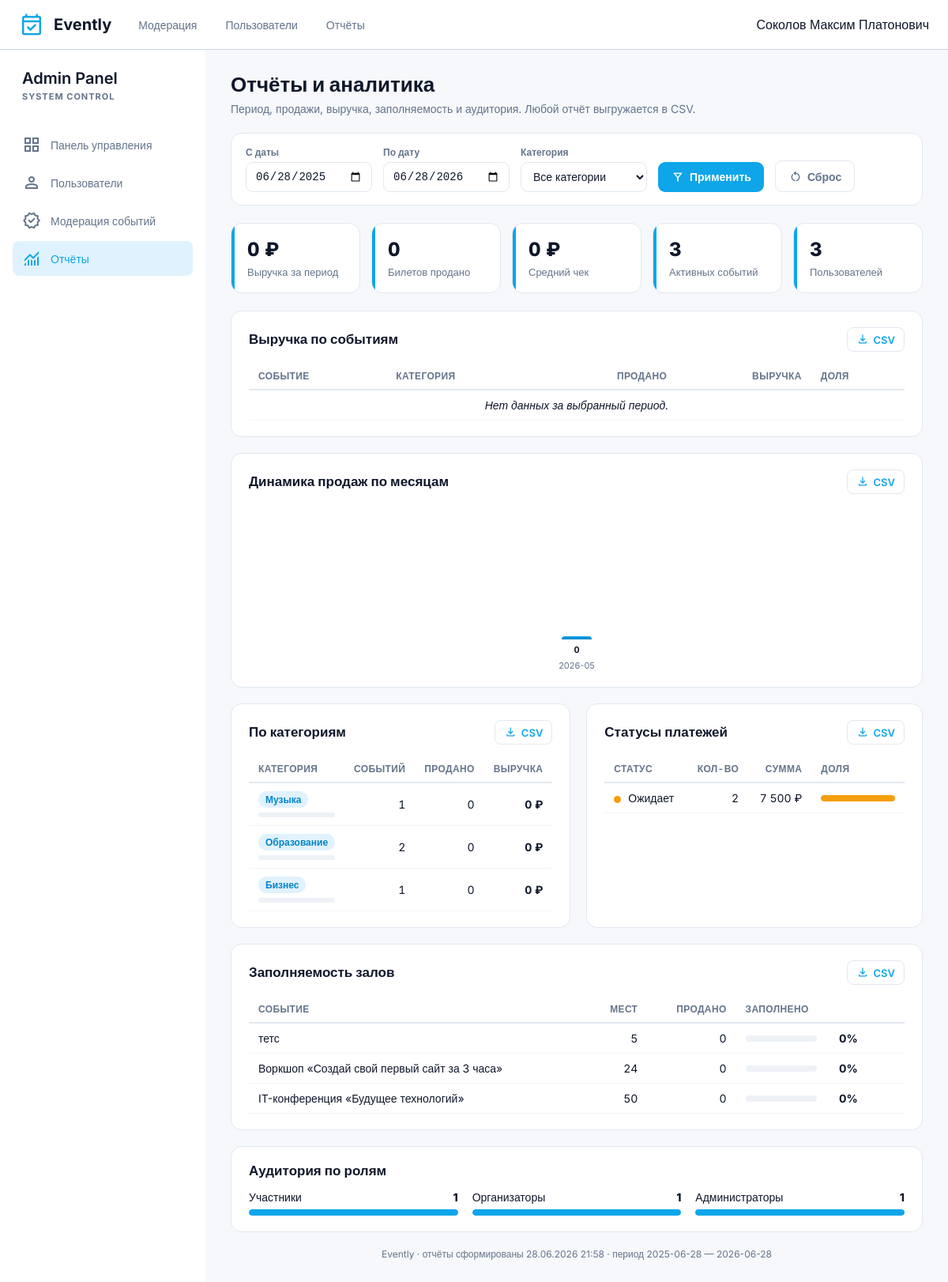
The page /admin-reports.php (signed in) on the database its author committed.
### tables this page shows
CREATE TABLE `event` (
  `id_event` int(11) NOT NULL,
  `photo` varchar(255) NOT NULL,
  `title` varchar(50) NOT NULL,
  `organizer_name` varchar(100) NOT NULL,
  `category` varchar(50) DEFAULT NULL,
  `event_type` varchar(50) DEFAULT NULL,
  `start_date` date DEFAULT NULL,
  `start_time` time DEFAULT NULL,
  `end_time` time DEFAULT NULL,
  `street` varchar(50) NOT NULL,
  `district` varchar(50) NOT NULL,
  `city` varchar(50) NOT NULL,
  `country` varchar(50) NOT NULL,
  `venue_name` varchar(100) NOT NULL,
  `floor` int(11) DEFAULT NULL,
  `entrance` varchar(11) NOT NULL,
  `region` varchar(50) NOT NULL,
  `price` int(11) UNSIGNED NOT NULL,
  `status` enum('moderation','active','rejected') NOT NULL DEFAULT 'moderation',
  `speakers` varchar(255) NOT NULL,
  `described` varchar(512) NOT NULL,
  `id` int(11) NOT NULL,
  `total_seats` int(11) DEFAULT 0,
  `registration_open` tinyint(1) NOT NULL DEFAULT 1
);

### helpers.php (called while the page is built, shortened)
<?php
if (!function_exists('e')) {
    function e($value): string {
        return htmlspecialchars((string)($value ?? ''), ENT_QUOTES, 'UTF-8');
    }
}

### admin-reports.php (the view, shortened to what this page needs)
<?php
require __DIR__ . '/bd.php';
require __DIR__ . '/helpers.php';
$from     = $_GET['from']     ?? date('Y-m-d', strtotime('-12 months'));
$to       = $_GET['to']       ?? date('Y-m-d');
$category = $_GET['category'] ?? '';
$from = preg_match('/^\d{4}-\d{2}-\d{2}$/', $from) ? $from : date('Y-m-d', strtotime('-12 months'));
$to   = preg_match('/^\d{4}-\d{2}-\d{2}$/', $to)   ? $to   : date('Y-m-d');
$catSql = $category !== '' ? ' AND e.category = :category ' : '';
function bindCommon(PDOStatement $st, string $from, string $to, string $category): void {
    $st->bindValue(':from', $from . ' 00:00:00');
    $st->bindValue(':to',   $to   . ' 23:59:59');
}
$catRu = [
    'business'=>'Бизнес','music'=>'Музыка','education'=>'Образование','sports'=>'Спорт',
    'art'=>'Искусство','entertainment'=>'Развлечения','texh'=>'Технологии'
];
function catName(string $c, array $catRu): string { return $catRu[$c] ?? $c; }
$qEvents = "SELECT e.id_event, e.title, e.category,
                   COUNT(CASE WHEN p.status='paid' THEN 1 END) AS sold,
                   COALESCE(SUM(CASE WHEN p.status='paid' THEN p.amount END),0) AS revenue
            FROM event e
            LEFT JOIN payments p ON p.id_event=e.id_event AND p.created_at BETWEEN :from AND :to
            WHERE 1=1 $catSql
            GROUP BY e.id_event, e.title, e.category
            HAVING sold > 0
            ORDER BY revenue DESC";
$st = $pdo->prepare($qEvents); bindCommon($st, $from, $to, $category); $st->execute();
$rEvents = $st->fetchAll(PDO::FETCH_ASSOC);
$qMonths = "SELECT DATE_FORMAT(p.created_at,'%Y-%m') AS ym,
                   COUNT(CASE WHEN p.status='paid' THEN 1 END) AS sold,
                   COALESCE(SUM(CASE WHEN p.status='paid' THEN p.amount END),0) AS revenue
            FROM payments p JOIN event e ON e.id_event=p.id_event
            WHERE p.created_at BETWEEN :from AND :to $catSql
            GROUP BY ym ORDER BY ym";
$st = $pdo->prepare($qMonths); bindCommon($st, $from, $to, $category); $st->execute();
$rMonths = $st->fetchAll(PDO::FETCH_ASSOC);
$qCats = "SELECT e.category,
                 COUNT(DISTINCT e.id_event) AS events,
                 COUNT(CASE WHEN p.status='paid' THEN 1 END) AS sold,
                 COALESCE(SUM(CASE WHEN p.status='paid' THEN p.amount END),0) AS revenue
          FROM event e
          LEFT JOIN payments p ON p.id_event=e.id_event AND p.created_at BETWEEN :from AND :to
          WHERE 1=1 $catSql
          GROUP BY e.category ORDER BY revenue DESC";
$st = $pdo->prepare($qCats); bindCommon($st, $from, $to, $category); $st->execute();
$rCats = $st->fetchAll(PDO::FETCH_ASSOC);
$qFunnel = "SELECT p.status,
                   COUNT(*) AS cnt,
                   COALESCE(SUM(p.amount),0) AS amount
            FROM payments p JOIN event e ON e.id_event=p.id_event
            WHERE p.created_at BETWEEN :from AND :to $catSql
            GROUP BY p.status ORDER BY cnt DESC";
$st = $pdo->prepare($qFunnel); bindCommon($st, $from, $to, $category); $st->execute();
$rFunnel = $st->fetchAll(PDO::FETCH_ASSOC);
$qOcc = "SELECT e.id_event, e.title, e.total_seats,
                COUNT(CASE WHEN p.status='paid' THEN 1 END) AS sold
         FROM event e
         LEFT JOIN payments p ON p.id_event=e.id_event
         WHERE e.total_seats > 0 $catSql
         GROUP BY e.id_event, e.title, e.total_seats
         ORDER BY (COUNT(CASE WHEN p.status='paid' THEN 1 END)/e.total_seats) DESC";
$st = $pdo->prepare($qOcc); if ($category!=='') $st->bindValue(':category',$category); $st->execute();
$rOcc = $st->fetchAll(PDO::FETCH_ASSOC);
$rRoles = [
    'participant' => (int)$pdo->query("SELECT COUNT(*) FROM participants")->fetchColumn(),
    'organizer'   => (int)$pdo->query("SELECT COUNT(*) FROM organizers")->fetchColumn(),
    'admin'       => (int)$pdo->query("SELECT COUNT(*) FROM admins")->fetchColumn(),
];
$kpiRevenue = 0; $kpiSold = 0;
foreach ($rMonths as $m) { $kpiRevenue += (int)$m['revenue']; $kpiSold += (int)$m['sold']; }
$kpiActive = (int)$pdo->query("SELECT COUNT(*) FROM event WHERE status='active'")->fetchColumn();
$kpiUsers  = array_sum($rRoles);
$kpiAvgCheck = $kpiSold > 0 ? round($kpiRevenue / $kpiSold) : 0;
function maxOf(array $rows, string $col): float { $m=0; foreach($rows as $r){ $m=max($m,(float)$r[$col]); } return $m ?: 1; }
function money(int $v): string { return number_format($v, 0, ',', ' '); }
$qs = http_build_query(['from'=>$from,'to'=>$to,'category'=>$category]);
?>
<!DOCTYPE html>
<html lang="ru">
<head>
    <link rel="stylesheet" href="admin-page.css">
    <link rel="stylesheet" href="ui-polish.css">
    <link rel="stylesheet" href="admin-reports.css">
</head>
<body>
    <header class="header">
        <div class="header__left">
            <a href="Evently-hub.php" class="logo">
                <span class="logo__icon material-symbols-outlined">event_available</span>
                <span class="logo__text">Evently</span>
            </a>
            <nav class="nav">
                <a href="admin-event.php" class="nav__link">Модерация</a>
                <a href="admin-page.php" class="nav__link">Пользователи</a>
                <a href="admin-reports.php" class="nav__link nav__link--active">Отчёты</a>
            </nav>
        </div>
        <div class="header__right">
            <div class="teg-name"><?= e($_SESSION['name'] ?? 'Админ') ?></div>
        </div>
    </header>
    <div class="app-wrapper">
        <aside class="sidebar">
            <div class="sidebar__header"><h2>Admin Panel</h2><p>System Control</p></div>
            <nav class="sidebar__nav">
                <a href="admin-page.php" class="sidebar__link"><span class="material-symbols-outlined">grid_view</span> Панель управления</a>
                <a href="add-user.php" class="sidebar__link"><span class="material-symbols-outlined">person</span> Пользователи</a>
                <a href="admin-event.php" class="sidebar__link"><span class="material-symbols-outlined">verified</span> Модерация событий</a>
                <a href="admin-reports.php" class="sidebar__link sidebar__link--active"><span class="material-symbols-outlined">monitoring</span> Отчёты</a>
            </nav>
        </aside>
        <main class="rp-main">
            <div class="rp-head">
                <h1>Отчёты и аналитика</h1>
                <p class="rp-sub">Период, продажи, выручка, заполняемость и аудитория. Любой отчёт выгружается в CSV.</p>
            </div>
            <form class="rp-filters" method="get">
                <div class="rp-field">
                    <label>С даты</label>
                    <input type="date" name="from" value="<?= e($from) ?>">
                </div>
                <div class="rp-field">
                    <label>По дату</label>
                    <input type="date" name="to" value="<?= e($to) ?>">
                </div>
                <div class="rp-field">
                    <label>Категория</label>
                    <select name="category">
                        <option value="">Все категории</option>
                    </select>
                </div>
                <button class="rp-btn" type="submit"><span class="material-symbols-outlined">filter_alt</span> Применить</button>
                <a class="rp-btn rp-btn--ghost" href="admin-reports.php"><span class="material-symbols-outlined">restart_alt</span> Сброс</a>
            </form>
            <div class="rp-kpis">
                <div class="rp-kpi"><div class="rp-kpi__v"><?= money($kpiRevenue) ?> ₽</div><div class="rp-kpi__l">Выручка за период</div></div>
                <div class="rp-kpi"><div class="rp-kpi__v"><?= $kpiSold ?></div><div class="rp-kpi__l">Билетов продано</div></div>
                <div class="rp-kpi"><div class="rp-kpi__v"><?= money($kpiAvgCheck) ?> ₽</div><div class="rp-kpi__l">Средний чек</div></div>
                <div class="rp-kpi"><div class="rp-kpi__v"><?= $kpiActive ?></div><div class="rp-kpi__l">Активных событий</div></div>
                <div class="rp-kpi"><div class="rp-kpi__v"><?= $kpiUsers ?></div><div class="rp-kpi__l">Пользователей</div></div>
            </div>
            <section class="rp-card">
                <div class="rp-card__head">
                    <h2>Выручка по событиям</h2>
                    <a class="rp-export" href="?<?= $qs ?>&export=events"><span class="material-symbols-outlined">download</span> CSV</a>
                </div>
                <table class="rp-table">
                    <thead><tr><th>Событие</th><th>Категория</th><th class="num">Продано</th><th class="num">Выручка</th><th>Доля</th></tr></thead>
                    <tbody>
                    <?php if (!$rEvents): ?><tr><td colspan="5" class="rp-empty">Нет данных за выбранный период.</td></tr><?php endif; ?>
                    </tbody>
                </table>
            </section>
            <section class="rp-card">
                <div class="rp-card__head">
                    <h2>Динамика продаж по месяцам</h2>
                    <a class="rp-export" href="?<?= $qs ?>&export=months"><span class="material-symbols-outlined">download</span> CSV</a>
                </div>
                <?php $mx = maxOf($rMonths,'revenue'); ?>
                <div class="rp-chart">
                    <?php foreach ($rMonths as $r): ?>
                        <div class="rp-col" title="<?= e($r['ym']) ?>: <?= money((int)$r['revenue']) ?> ₽, продано <?= (int)$r['sold'] ?>">
                            <div class="rp-col__bar" style="height: <?= max(4, round(160*$r['revenue']/$mx)) ?>px"></div>
                            <div class="rp-col__val"><?= money((int)$r['revenue']) ?></div>
                            <div class="rp-col__lbl"><?= e($r['ym']) ?></div>
                        </div>
                    <?php endforeach; ?>
                </div>
            </section>
            <div class="rp-grid2">
                <section class="rp-card">
                    <div class="rp-card__head">
                        <h2>По категориям</h2>
                        <a class="rp-export" href="?<?= $qs ?>&export=categories"><span class="material-symbols-outlined">download</span> CSV</a>
                    </div>
                    <?php $mx = maxOf($rCats,'revenue'); ?>
                    <table class="rp-table">
                        <thead><tr><th>Категория</th><th class="num">Событий</th><th class="num">Продано</th><th class="num">Выручка</th></tr></thead>
                        <tbody>
                        <?php foreach ($rCats as $r): ?>
                            <tr>
                                <td><span class="rp-tag"><?= e(catName($r['category'],$catRu)) ?></span><div class="rp-bar sm"><span style="width: <?= round(100*$r['revenue']/$mx) ?>%"></span></div></td>
                                <td class="num"><?= (int)$r['events'] ?></td>
                                <td class="num"><?= (int)$r['sold'] ?></td>
                                <td class="num"><b><?= money((int)$r['revenue']) ?> ₽</b></td>
                            </tr>
                        <?php endforeach; ?>
                        </tbody>
                    </table>
                </section>
                <section class="rp-card">
                    <div class="rp-card__head">
                        <h2>Статусы платежей</h2>
                        <a class="rp-export" href="?<?= $qs ?>&export=funnel"><span class="material-symbols-outlined">download</span> CSV</a>
                    </div>
                    <?php $stRu=['paid'=>'Оплачено','pending'=>'Ожидает','canceled'=>'Отменено']; $mx=maxOf($rFunnel,'cnt'); ?>
                    <table class="rp-table">
                        <thead><tr><th>Статус</th><th class="num">Кол-во</th><th class="num">Сумма</th><th>Доля</th></tr></thead>
                        <tbody>
                        <?php foreach ($rFunnel as $r): ?>
                            <tr>
                                <td><span class="rp-dot rp-dot--<?= e($r['status']) ?>"></span> <?= e($stRu[$r['status']] ?? $r['status']) ?></td>
                                <td class="num"><?= (int)$r['cnt'] ?></td>
                                <td class="num"><?= money((int)$r['amount']) ?> ₽</td>
                                <td><div class="rp-bar"><span class="st-<?= e($r['status']) ?>" style="width: <?= round(100*$r['cnt']/$mx) ?>%"></span></div></td>
                            </tr>
                        <?php endforeach; ?>
                        </tbody>
                    </table>
                </section>
            </div>
            <section class="rp-card">
                <div class="rp-card__head">
                    <h2>Заполняемость залов</h2>
                    <a class="rp-export" href="?<?= $qs ?>&export=occupancy"><span class="material-symbols-outlined">download</span> CSV</a>
                </div>
                <table class="rp-table">
                    <thead><tr><th>Событие</th><th class="num">Мест</th><th class="num">Продано</th><th>Заполнено</th></tr></thead>
                    <tbody>
                    <?php foreach ($rOcc as $r): $pct = $r['total_seats']>0 ? round(100*$r['sold']/$r['total_seats']) : 0; ?>
                        <tr>
                            <td><?= e($r['title']) ?></td>
                            <td class="num"><?= (int)$r['total_seats'] ?></td>
                            <td class="num"><?= (int)$r['sold'] ?></td>
                            <td>
                                <div class="rp-occ">
                                    <div class="rp-bar"><span class="<?= $pct>=80?'st-high':($pct>=40?'st-mid':'st-low') ?>" style="width: <?= min(100,$pct) ?>%"></span></div>
                                    <b><?= $pct ?>%</b>
                                </div>
                            </td>
                        </tr>
                    <?php endforeach; ?>
                    </tbody>
                </table>
            </section>
            <section class="rp-card">
                <div class="rp-card__head"><h2>Аудитория по ролям</h2></div>
                <?php $mxR = max(1, max($rRoles)); $rolRu=['participant'=>'Участники','organizer'=>'Организаторы','admin'=>'Администраторы']; ?>
                <div class="rp-roles">
                    <?php foreach ($rRoles as $role=>$cnt): ?>
                        <div class="rp-role">
                            <div class="rp-role__top"><span><?= e($rolRu[$role]) ?></span><b><?= $cnt ?></b></div>
                            <div class="rp-bar"><span style="width: <?= round(100*$cnt/$mxR) ?>%"></span></div>
                        </div>
                    <?php endforeach; ?>
                </div>
            </section>
            <div class="rp-foot">Evently · отчёты сформированы <?= date('d.m.Y H:i') ?> · период <?= e($from) ?> — <?= e($to) ?></div>
        </main>
    </div>
</body>
</html>

### rows shown on the page
event: title "тетс", total_seats "5", sold "0", pct "0"
event: title "Воркшоп «Создай свой первый сайт за 3 часа»", total_seats "24", sold "0", pct "0"
event: title "IT-конференция «Будущее технологий»", total_seats "50", sold "0", pct "0"

### other values the page prints
$_SESSION['name'] "Соколов Максим Платонович"
money($kpiRevenue) "0"
$kpiSold "0"
money($kpiAvgCheck) "0"
$kpiActive "3"
$kpiUsers "3"
money((int)$r['revenue']) "0"
$r['ym'] "2026-05"
catName($r['category'],$catRu) "Музыка"
$r['events'] "1"
$r['sold'] "0"
catName($r['category'],$catRu) "Образование"
$r['events'] "2"
catName($r['category'],$catRu) "Бизнес"
$stRu[$r['status']] "Ожидает"
